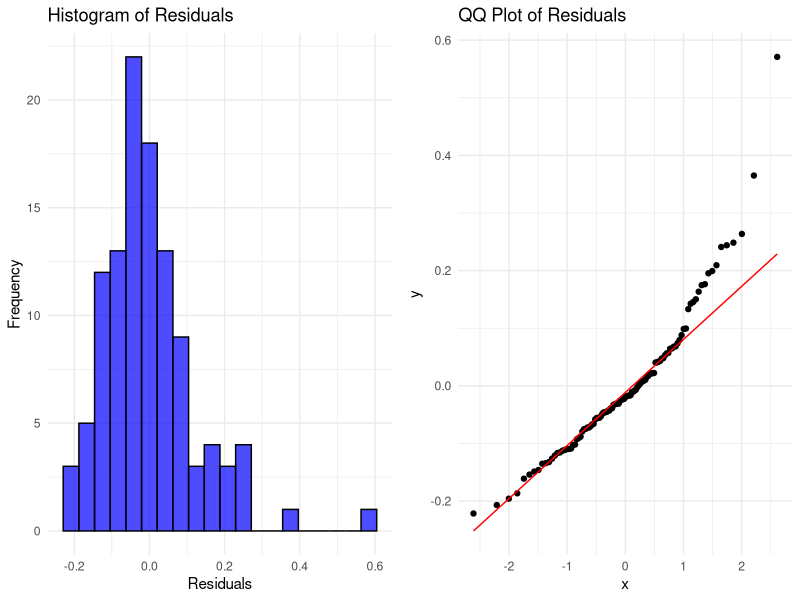
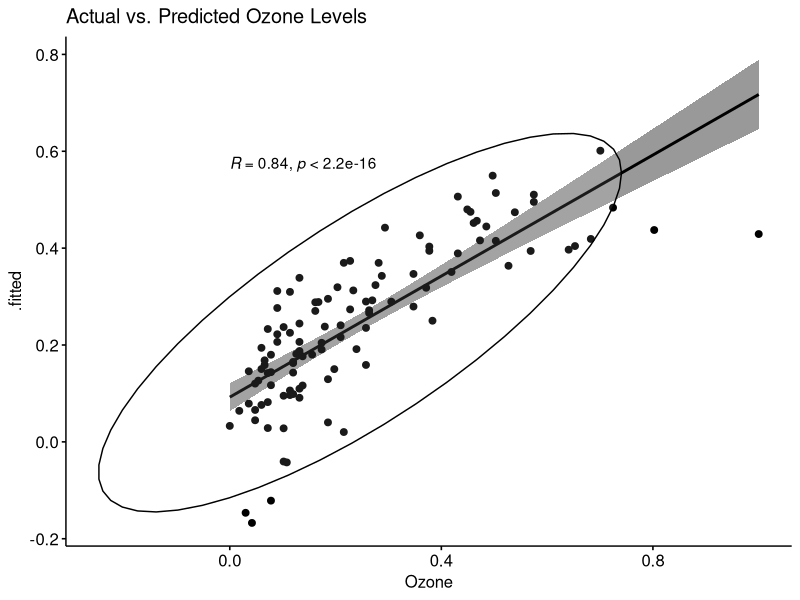

Recreate these plots in R, in order.
## ---- chunk 1
data("airquality")
str(airquality)
summary(airquality)
## ---- chunk 2
shapiro.test(airquality$Ozone)
shapiro.test(airquality$Solar.R)
shapiro.test(airquality$Wind)
shapiro.test(airquality$Temp)
## ---- chunk 3
library(dplyr)

airquality2 <- airquality |>
  mutate(Season = case_when(Month %in% c(11, 12, 1) ~ "Winter", Month %in% c(2, 3, 4) ~ "Spring", Month %in% c(5, 6, 7) ~ "Summer", Month %in% c(8, 9, 10) ~ "Fall"))
## ---- chunk 4
table(airquality2$Season)
## ---- chunk 5
library(recipes)

rec <- airquality2 |>
  recipe(~ Temp + Solar.R + Wind + Season) |>
  step_normalize(all_numeric_predictors()) |>
  step_dummy(all_nominal_predictors())
## ---- chunk 6
rec2 <- rec |>
  step_impute_mean(all_numeric_predictors())
rec_prep <- prep(rec, training = airquality2)
processed_data <- bake(rec_prep, new_data = airquality2)
## ---- chunk 7
model <- lm(Ozone ~ ., data = airquality)
summary(model)
## ---- chunk 8
library(broom)
library(ggplot2)
library(ggpubr)
library(dplyr)
## ---- chunk 9

airquality_clean <- na.omit(airquality)


normalize <- function(x) (x - min(x)) / (max(x) - min(x))

airquality_norm <- airquality_clean %>%
  mutate(across(c(Ozone, Solar.R, Wind, Temp), normalize))

model <- lm(Ozone ~ Solar.R + Wind + Temp + Month + Day, data = airquality_norm)


augmented_data <- augment(model, data = airquality_norm)

hist_resid <- ggplot(augmented_data, aes(.resid)) +
  geom_histogram(bins = 20, fill = "blue", color = "black", alpha = 0.7) +
  theme_minimal() +
  ggtitle("Histogram of Residuals") +
  xlab("Residuals") +
  ylab("Frequency")


qq_resid <- ggplot(augmented_data, aes(sample = .resid)) +
  stat_qq() +
  stat_qq_line(color = "red") +
  theme_minimal() +
  ggtitle("QQ Plot of Residuals")


ggarrange(hist_resid, qq_resid, ncol = 2, nrow = 1)

scatter_plot <- ggscatter(augmented_data, x = "Ozone", y = ".fitted",
                          add = "reg.line", conf.int = TRUE,
                          cor.coef = TRUE, cor.method = "spearman",
                          ellipse = TRUE) +
  ggtitle("Actual vs. Predicted Ozone Levels")

print(scatter_plot)

